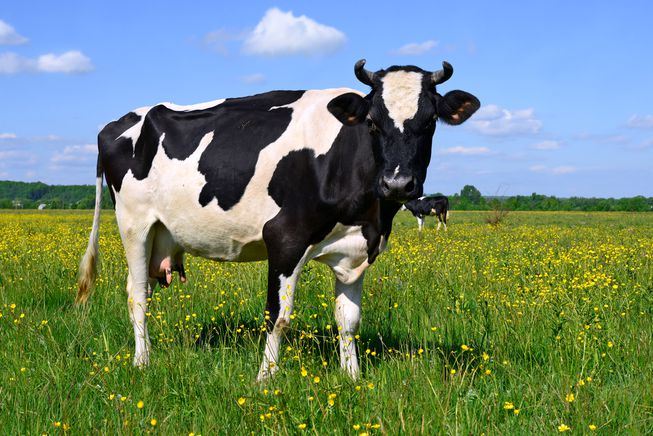
//> input picture blok2c/theorie/session4/assets/images/cow.jpg, 653 x 436 px
$ ./main ../assets/images/cow.jpg   (built with g++ and OpenCV 4)
//> lines starting //> are read from the running program, lines starting //| are printed output that depends on the picture; after the words box and inside, x2 and y2 are one past the last pixel; in counts of white or black regions, pixels touching at a corner belong together
#include <iostream>
#include <opencv2/core.hpp>
#include <opencv2/imgproc.hpp>
#include <opencv2/highgui.hpp>

#define REDMASK	(0xff0000)
#define GREENMASK (0x00ff00)
#define BLUEMASK (0x0000ff)


using namespace cv;

typedef unsigned int uint;


void logValues(Mat &m, float wStart, float hStart, float wEnd, float hEnd) {
  std::cout << "\n________________ Values in matrix _________________\n";
  // iterate through array and log values
  for(int i = hStart; i < hEnd; i++) {
    const float* row = m.ptr<float>(i);
    for(int j = wStart; j < wEnd; j++) {
      // using the pointer is more efficient then using m.at<float>(i, j)
      std::cout <<  row[j] << ", ";
    }
    std::cout << "\n";
  }
  std::cout << "\n___________________________________________________\n";
}

// float Matrix
void applyKernel(Mat &src, Mat &dst, float kernel[][3]) {
  int w = src.size().width;
  int h = src.size().height;
  int wEnd = w - 1;
  int hEnd = h - 1;

  // apply kernel
  for(int i = 1; i < hEnd; i++) {
    const float* rowSrc = src.ptr<float>(i);
    float* rowDst= dst.ptr<float>(i);
    for(int j = 1; j < wEnd; j++) {
      float result = 0;
      for(int v = 0; v < 3; v++) {
        for(int u = 0; u < 3; u++) {
          // using the pointer is more efficient then using m.at<float>(i, j)
          result += rowSrc[j + (v - 1) * w + u] * kernel[v][u];
        }
      } // end u v for loops
      rowDst[j]  = result;
    }
  }
}

void addImages(Mat &src1, Mat &src2, Mat &dst) {
  // NOTE - no check for same size --> error prone
  int w = src1.size().width;
  int h = src1.size().height;

  for(int i = 0; i < h; i++) {
    const float* rowSrc1 = src1.ptr<float>(i);
    const float* rowSrc2 = src2.ptr<float>(i);
    float* rowDst = dst.ptr<float>(i);
    for(int j = 0; j < w; j++) {
      rowDst[j]  = rowSrc1[j] + rowSrc2[j];
    }
  }
}

void toBinary(Mat &src, Mat &dst, float threshold) {
  // ==========  transform to binary image ==========
  // get height and width matrix
  int w = src.size().width;
  int h = src.size().height;

  for(int i = 0; i < h; i++) {
    const float* rowSrc = src.ptr<float>(i);
    float* rowDst = dst.ptr<float>(i);
    for(int j = 0; j < w; j++) {
      rowSrc[j] > threshold ? rowDst[j] = 1.0f : rowDst[j] = 0.0f;
    }
  }
}


int main( int argc, char **argv ){
  if(argv[1] == NULL) {
    std::cout << "\nPlease add a path to an image when running this program!\n\n";
    return 0;
  }
  char* imageName = argv[1];

  Mat image, grayImg, imgBlurred, lineDetectionX, lineDetectionY,
    lineDetectionXY, lineDetectionXYBinary;
  // read image
  image = imread( imageName, IMREAD_COLOR );
//> image is the input picture: 436 rows x 653 cols, CV_8UC3; mean B, G, R 115.9, 135.7, 113.1
  if( argc != 2 || !image.data )
  {
   printf( " No image data \n " );
   return -1;
  }

  cvtColor( image, grayImg, COLOR_BGR2GRAY);
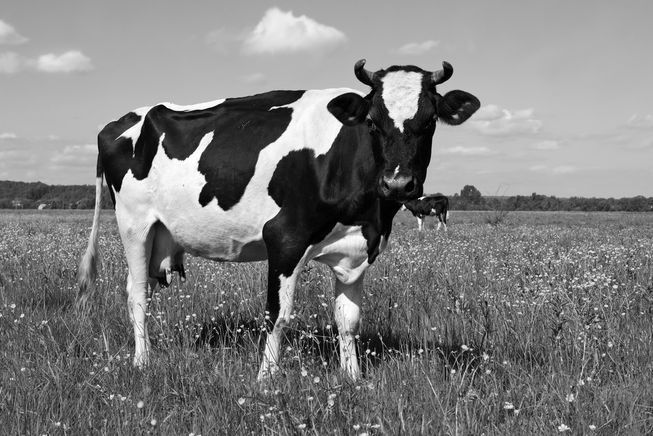
//> grayImg: 436 rows x 653 cols, CV_8UC1; min 0, max 255, mean 126.7

  // convert from uchar [0, 255] to float values [0,1]
  // because imshow opencv function expects [0.0f, 1.0f] if data is in floats
  grayImg.convertTo(grayImg,CV_32F);
//> grayImg: 436 rows x 653 cols, CV_32FC1
  // multiplication with reciprocal is more efficient
  grayImg = grayImg * (1.0f/255.0f);
  imgBlurred = Mat(grayImg.size(), grayImg.type());
  lineDetectionX = Mat(grayImg.size(), grayImg.type());
  lineDetectionY = Mat(grayImg.size(), grayImg.type());
  lineDetectionXY = Mat(grayImg.size(), grayImg.type());
  lineDetectionXYBinary = Mat(grayImg.size(), grayImg.type());
  // ==========  apply filter result ==========

  // allocate gaussian filter kernel of 3 x 3


  // TODO 2025 - create slides.
  //  The kernel is applied to a set of pixels 3 x 3
  // the result of the multiplication of the 3x3 kernel and the neigbor pixels
  // is written in the new matrix at the 'center spot'
  float gaussianKernel[3][3] =
  {
    { 0.0625f, 0.125f + 0.0625f,  0.0625f},
    { 0.125f + 0.0625f,  0.0f,   0.125f + 0.0625f},
    { 0.0625f, 0.125f + 0.0625f,  0.0625f}
  };

  float sobelXkernel[3][3] =
  {
    { -1.0f,  0.0f,  1.0f},
    { -2.0f,  0.0f,  2.0f},
    { -1.0f,  0.0f,  1.0f}
  };

  float sobelYkernel[3][3] =
  {
    {-1.0f,  -2.0f,  -1.0f},
    { 0.0f,   0.0f,   0.0f},
    { 1.0f,   2.0f,   1.0f}
  };

  applyKernel(grayImg, imgBlurred, gaussianKernel);
//> after the loop in applyKernel, `for(int i = 1; i < hEnd; i++)`:
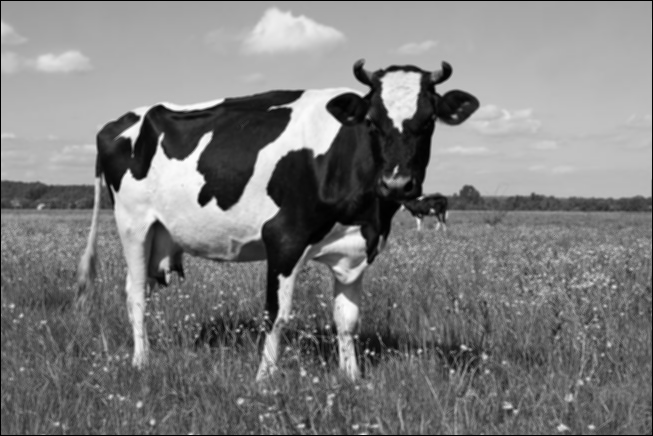
//> dst: 436 rows x 653 cols, CV_32FC1; min 0, max 0.994, mean 0.493
  applyKernel(grayImg, imgBlurred, gaussianKernel);


  applyKernel(grayImg, lineDetectionX, sobelXkernel);
//> after the loop in applyKernel (call 3), `for(int i = 1; i < hEnd; i++)`:
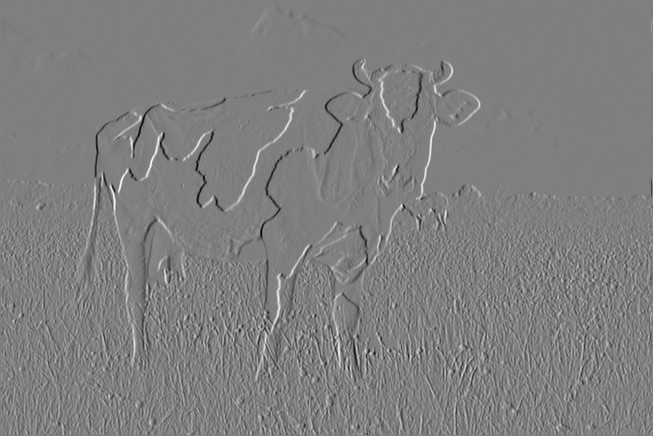
//> dst: 436 rows x 653 cols, CV_32FC1; min -3.78, max 3.77, mean 1.06e-05; drawn with min black and max white
  applyKernel(grayImg, lineDetectionY, sobelYkernel);
//> after the loop in applyKernel (call 4), `for(int i = 1; i < hEnd; i++)`:
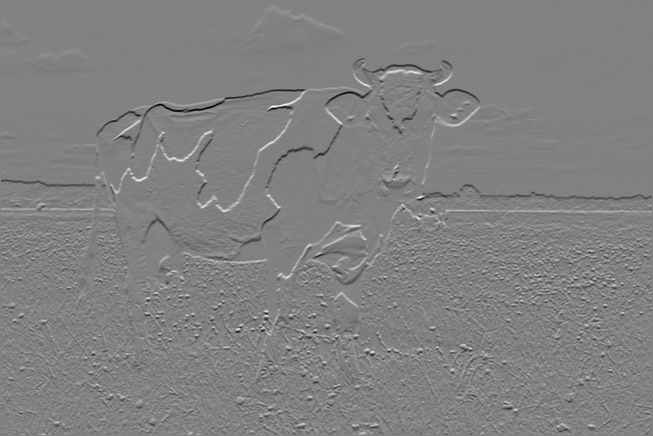
//> dst: 436 rows x 653 cols, CV_32FC1; min -3.87, max 3.74, mean -0.00456; drawn with min black and max white
  // map values to pixel values    [-..., + ... ] --> [0, 1]
  // current range = [-4.0f, 4.0f], so:
  // absolute value and multiply with 0.25
  lineDetectionX = abs(lineDetectionX);
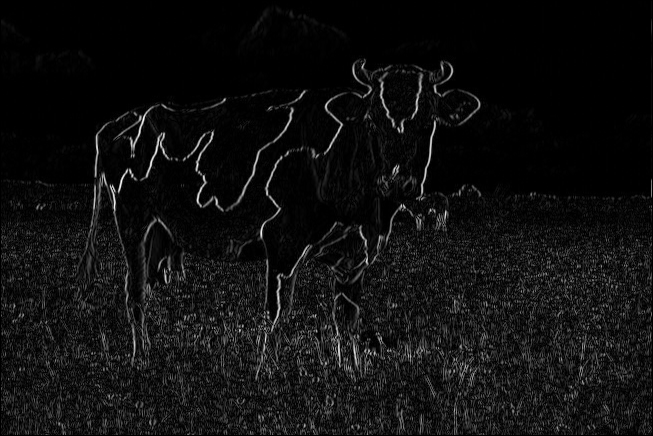
//> lineDetectionX: 436 rows x 653 cols, CV_32FC1; min 0, max 3.78, mean 0.24; drawn with min black and max white
  lineDetectionX *= 0.25;
  lineDetectionX = abs(lineDetectionY);
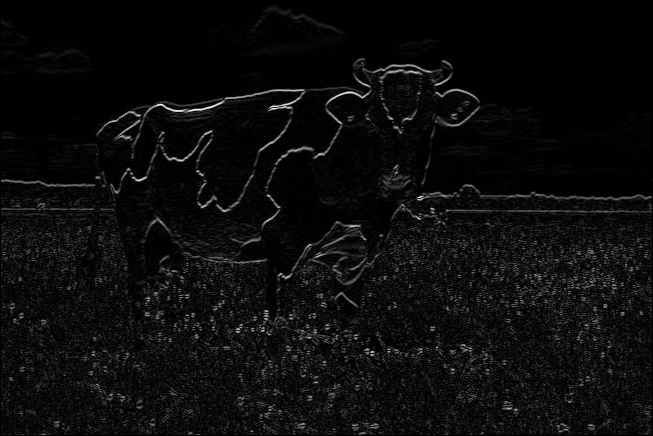
//> lineDetectionX: 436 rows x 653 cols, CV_32FC1; min 0, max 3.87, mean 0.188; drawn with min black and max white
  lineDetectionY *= 0.25;
  addImages(lineDetectionX, lineDetectionY, lineDetectionXY);
  toBinary(lineDetectionXY, lineDetectionXYBinary, 0.85);
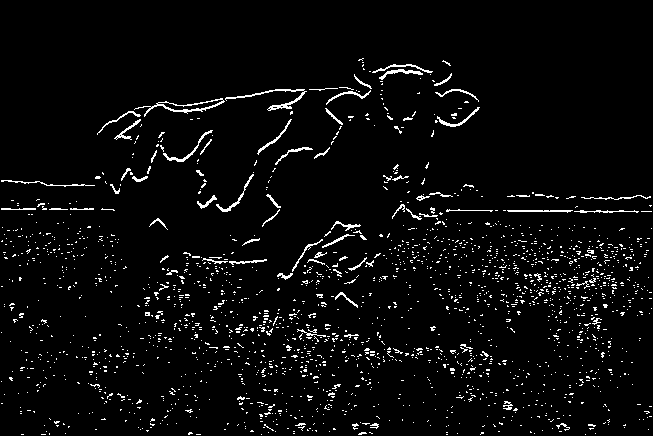
//> lineDetectionXYBinary: 436 rows x 653 cols, CV_32FC1; values 0 (black) and 1 (white), 3.9% white in thin lines or dots, all inside (x1, y1, x2, y2) = (1, 58, 652, 435)
  // ==========  show result ==========
  // namedWindow - usually used when creating a window with options
  // imshow is sufficient to just show an image
  namedWindow( "image", WINDOW_AUTOSIZE );
  namedWindow( "Gray image", WINDOW_AUTOSIZE );
  // imshow( "image", image );
  imshow( "Gray image", grayImg );
  imshow( "Blurred gray image", imgBlurred );

  imshow( "Line detection X", lineDetectionX );
  imshow( "Line detection Y", lineDetectionY );
  imshow( "Line detection X and Y", lineDetectionXY );
  imshow( "Binary Line detection X and Y", lineDetectionXYBinary );

  waitKey(0);

  return 0;
}
